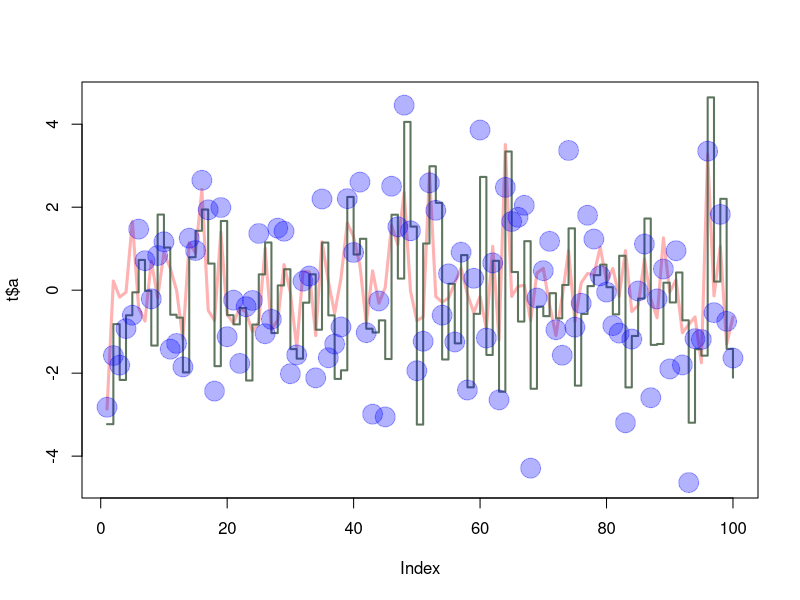

R code for this plot:
#Script for Todo#8
x1 <- c(rnorm(100))
x2 <- c(rnorm(100))
x3 <- c(rnorm(100))

t = data.frame(a = x1, b = x1+x2, c = x1+x2+x3)

plot(t$a, type="l", ylim=range(t),
lwd=3, col=rgb(1,0,0,0.3))
lines(t$b, type="s", lwd=2,
col=rgb(0.3,0.4,0.3,0.9))
points(t$c, pch=20, cex=4,
col=rgb(0,0,1,0.3))